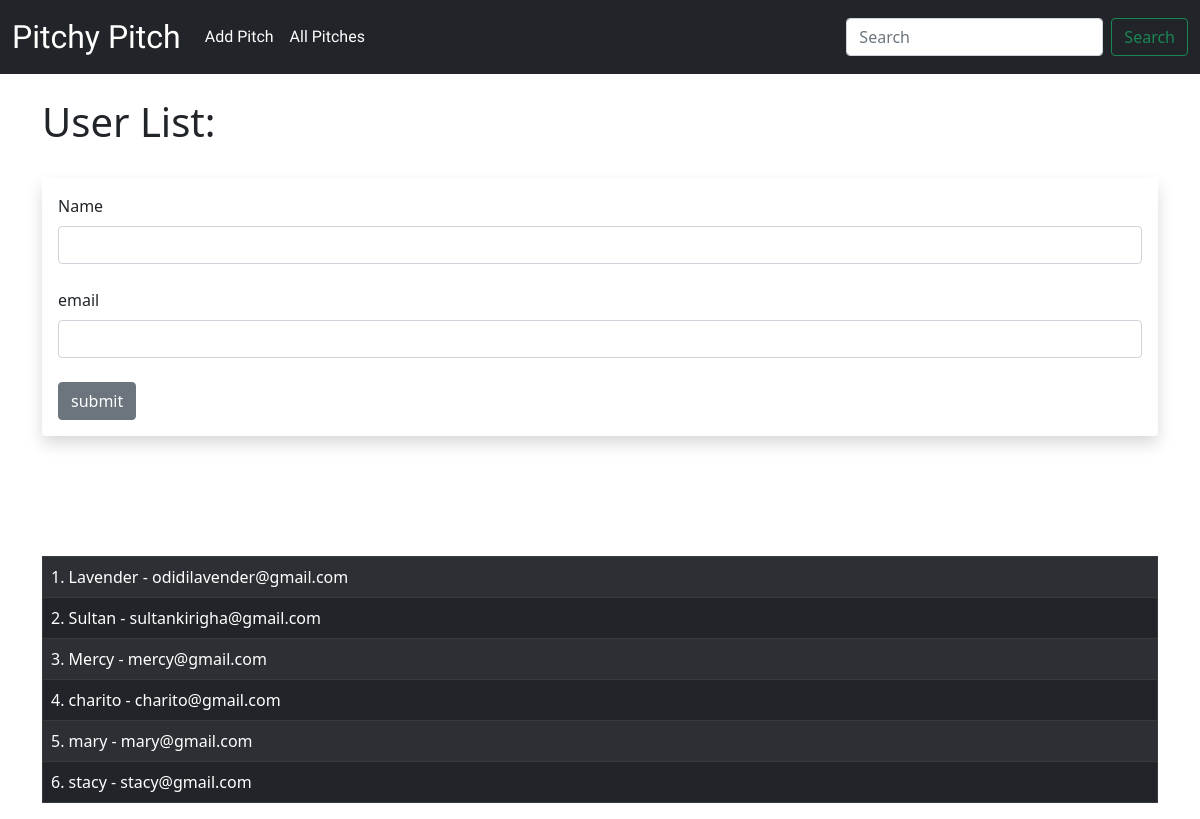
Screenshot of /user/add with the database file from the repository.
### app.py (models this page shows, shortened)
class Users(db.Model):
    id = db.Column(db.Integer, primary_key=True)
    name = db.Column(db.String(200), nullable=False)
    email= db.Column(db.String(120), nullable=False, unique=True)
    date_added= db.Column(db.DateTime, default=datetime.utcnow)

### app.py (the view, shortened to what this page needs)
@app.route('/user/add', methods=['GET','POST'])
def add_user():
    name = None
    form = UserForm()
    our_users = Users.query.order_by(Users.date_added)
    return render_template('add_user.html', form=form ,name=name ,our_users=our_users)

### app.py
class UserForm(FlaskForm):
    name = StringField('Name', validators=[DataRequired()])
    email = StringField('email', validators=[DataRequired()])
    submit  = SubmitField('submit')

### templates/add_user.html (shortened to what this page needs)
{% extends 'base.html' %}
{% block content %}
{% if name %}
    <h1>User Added!</h1>
<br><br><br>
<table class="table table-dark table-hover table-bordered table-striped">
{% for our_user in our_users %}
    <tr>
        <td>{{ our_user.id }}. {{ our_user.name }} - {{ our_user.email }}</td>
    </tr>
{% endfor %}
</table>
{% else %}
    <h1>User List: </h1>
    <br/>
    <div class="shadow p-3 mb-5 bg-body rounded">
    <form method="POST">
        {{ form.name.label(class="form-label") }}
        {{ form.name(class="form-control") }}
        <br/>
        {{ form.email.label(class="form-label") }}
        {{ form.email(class="form-control") }}
        <br/>
        {{ form.submit(class="btn btn-secondary") }}
    </form>
    </div>
<br><br><br>
<table class="table table-dark table-hover table-bordered table-striped">
{% for our_user in our_users %}
    <tr>
        <td>{{ our_user.id }}. {{ our_user.name }} - {{ our_user.email }}</td>
    </tr>
{% endfor %}
</table>
{% endif %}
{% endblock %}

### rows the page displays
Users: id "1", name "Lavender", email "odidilavender@gmail.com"
Users: id "2", name "Sultan", email "sultankirigha@gmail.com"
Users: id "3", name "Mercy", email "mercy@gmail.com"
Users: id "4", name "charito", email "charito@gmail.com"
Users: id "5", name "mary", email "mary@gmail.com"
Users: id "6", name "stacy", email "stacy@gmail.com"
